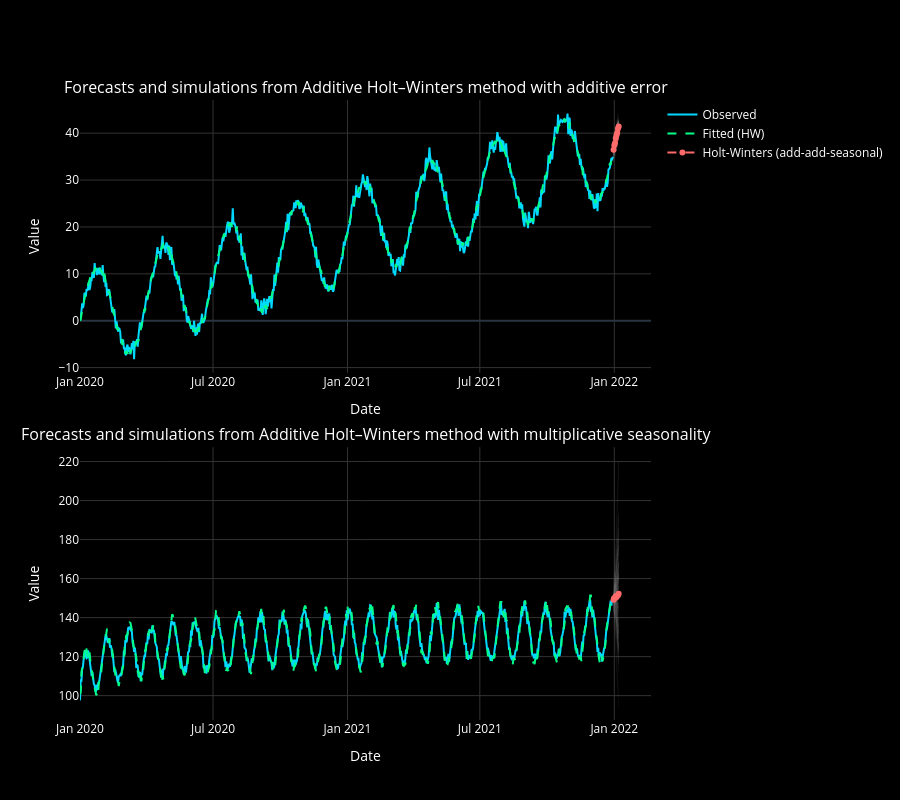

The cell this chart's notebook holds for it:
### Markdown cell above
#### plotting using plotly

### Code cell
import plotly.graph_objects as go
from plotly.subplots import make_subplots

synthetic_df1 = synthetic_df['series1']
synthetic_df2 = synthetic_df['series2']

# simple exponential smoothing with error process
fit1 = ExponentialSmoothing(synthetic_df1, seasonal_periods=int(365/4), trend="add", seasonal="add", initialization_method="estimated", freq='D').fit()
simulations1 = fit1.simulate(8, repetitions=100, error="add")

fit2 = ExponentialSmoothing(synthetic_df2, seasonal_periods=int(730/30), trend="add", seasonal="mul", initialization_method="estimated", freq='D').fit()
simulations2 = fit2.simulate(8, repetitions=100, error="add")

# Create subplots
fig = make_subplots(
    rows=2, cols=1,
    subplot_titles=('Forecasts and simulations from Additive Holt–Winters method with additive error',
                    'Forecasts and simulations from Additive Holt–Winters method with multiplicative seasonality'),
    vertical_spacing=0.12
)

# Plot 1: Series 1
# Simulations (plot first so they're in background)
for col in simulations1.columns:
    fig.add_trace(
        go.Scatter(x=simulations1.index, y=simulations1[col],
                   mode='lines',
                   line=dict(color='grey', width=0.5),
                   opacity=0.15,
                   showlegend=False,
                   hoverinfo='skip'),
        row=1, col=1
    )

# Observed data
fig.add_trace(
    go.Scatter(x=synthetic_df1.index, y=synthetic_df1,
               mode='lines',
               name='Observed',
               line=dict(color='#00D9FF', width=2)),
    row=1, col=1
)

# Fitted values
fig.add_trace(
    go.Scatter(x=fit1.fittedvalues.index, y=fit1.fittedvalues,
               mode='lines',
               name='Fitted (HW)',
               line=dict(color='#00FF88', width=2, dash='dash')),
    row=1, col=1
)

# Forecast
forecast1 = fit1.forecast(8)
fig.add_trace(
    go.Scatter(x=forecast1.index, y=forecast1,
               mode='lines+markers',
               name='Holt-Winters (add-add-seasonal)',
               line=dict(color='#FF6B6B', width=2, dash='dash'),
               marker=dict(size=6)),
    row=1, col=1
)

# Plot 2: Series 2
# Simulations (plot first so they're in background)
for col in simulations2.columns:
    fig.add_trace(
        go.Scatter(x=simulations2.index, y=simulations2[col],
                   mode='lines',
                   line=dict(color='grey', width=0.5),
                   opacity=0.15,
                   showlegend=False,
                   hoverinfo='skip'),
        row=2, col=1
    )

# Observed data
fig.add_trace(
    go.Scatter(x=synthetic_df2.index, y=synthetic_df2,
               mode='lines',
               name='Observed',
               line=dict(color='#00D9FF', width=2),
               showlegend=False),
    row=2, col=1
)

# Fitted values
fig.add_trace(
    go.Scatter(x=fit2.fittedvalues.index, y=fit2.fittedvalues,
               mode='lines',
               name='Fitted (HW)',
               line=dict(color='#00FF88', width=2, dash='dash'),
               showlegend=False),
    row=2, col=1
)

# Forecast
forecast2 = fit2.forecast(8)
fig.add_trace(
    go.Scatter(x=forecast2.index, y=forecast2,
               mode='lines+markers',
               name='Holt-Winters (add-mul-seasonal)',
               line=dict(color='#FF6B6B', width=2, dash='dash'),
               marker=dict(size=6),
               showlegend=False),
    row=2, col=1
)

# Update layout with dark theme
fig.update_xaxes(title_text="Date", row=1, col=1, gridcolor='#333333', showgrid=True)
fig.update_xaxes(title_text="Date", row=2, col=1, gridcolor='#333333', showgrid=True)
fig.update_yaxes(title_text="Value", row=1, col=1, gridcolor='#333333', showgrid=True)
fig.update_yaxes(title_text="Value", row=2, col=1, gridcolor='#333333', showgrid=True)

fig.update_layout(
    height=800,
    showlegend=True,
    hovermode='x unified',
    template='plotly_dark',
    paper_bgcolor='#000000',
    plot_bgcolor='#000000',
    font=dict(color='#FFFFFF'),
    title_font=dict(color='#FFFFFF')
)

# Update subplot titles color
for annotation in fig.layout.annotations:
    annotation.font.color = '#FFFFFF'

fig.show()
